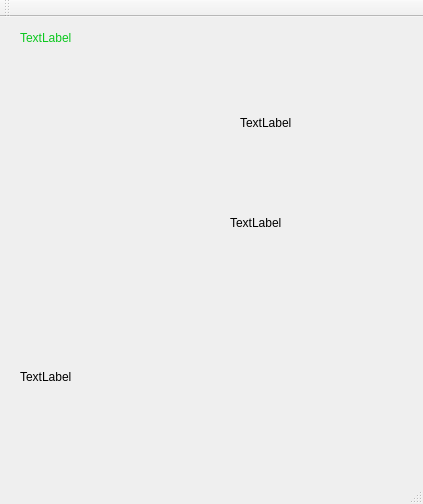
<?xml version="1.0" encoding="UTF-8"?>
<ui version="4.0">
 <class>MainWindow</class>
 <widget class="QMainWindow" name="MainWindow">
  <property name="geometry">
   <rect>
    <x>0</x>
    <y>0</y>
    <width>423</width>
    <height>504</height>
   </rect>
  </property>
  <property name="windowTitle">
   <string>MainWindow</string>
  </property>
  <widget class="QWidget" name="centralWidget">
   <widget class="QLabel" name="label">
    <property name="geometry">
     <rect>
      <x>20</x>
      <y>10</y>
      <width>291</width>
      <height>21</height>
     </rect>
    </property>
    <property name="styleSheet">
     <string notr="true">color: rgb(11, 200, 30);</string>
    </property>
    <property name="text">
     <string>TextLabel</string>
    </property>
   </widget>
   <widget class="QLabel" name="label_2">
    <property name="geometry">
     <rect>
      <x>10</x>
      <y>40</y>
      <width>201</width>
      <height>271</height>
     </rect>
    </property>
    <property name="text">
     <string/>
    </property>
    <property name="pixmap">
     <pixmap resource="imgs.qrc">:/new/prefix1/image/HelloWorld.png</pixmap>
    </property>
   </widget>
   <widget class="QLabel" name="label_3">
    <property name="geometry">
     <rect>
      <x>240</x>
      <y>70</y>
      <width>61</width>
      <height>71</height>
     </rect>
    </property>
    <property name="styleSheet">
     <string notr="true">border-image: url(:/new/prefix1/image/CloseNormal.png);</string>
    </property>
    <property name="text">
     <string>TextLabel</string>
    </property>
   </widget>
   <widget class="QLabel" name="label_4">
    <property name="geometry">
     <rect>
      <x>230</x>
      <y>180</y>
      <width>141</width>
      <height>51</height>
     </rect>
    </property>
    <property name="text">
     <string>TextLabel</string>
    </property>
   </widget>
   <widget class="QLabel" name="label_5">
    <property name="geometry">
     <rect>
      <x>20</x>
      <y>320</y>
      <width>361</width>
      <height>81</height>
     </rect>
    </property>
    <property name="text">
     <string>TextLabel</string>
    </property>
    <property name="textInteractionFlags">
     <set>Qt::LinksAccessibleByKeyboard|Qt::LinksAccessibleByMouse|Qt::TextBrowserInteraction|Qt::TextSelectableByKeyboard|Qt::TextSelectableByMouse</set>
    </property>
   </widget>
  </widget>
  <widget class="QMenuBar" name="menuBar">
   <property name="geometry">
    <rect>
     <x>0</x>
     <y>0</y>
     <width>423</width>
     <height>23</height>
    </rect>
   </property>
  </widget>
  <widget class="QToolBar" name="mainToolBar">
   <attribute name="toolBarArea">
    <enum>TopToolBarArea</enum>
   </attribute>
   <attribute name="toolBarBreak">
    <bool>false</bool>
   </attribute>
  </widget>
  <widget class="QStatusBar" name="statusBar"/>
 </widget>
 <layoutdefault spacing="6" margin="11"/>
 <resources>
  <include location="imgs.qrc"/>
 </resources>
 <connections/>
</ui>
